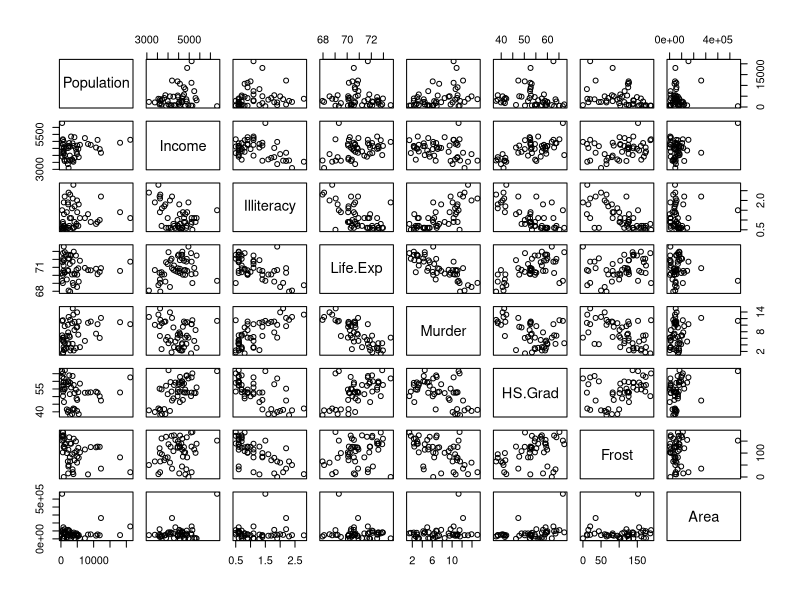
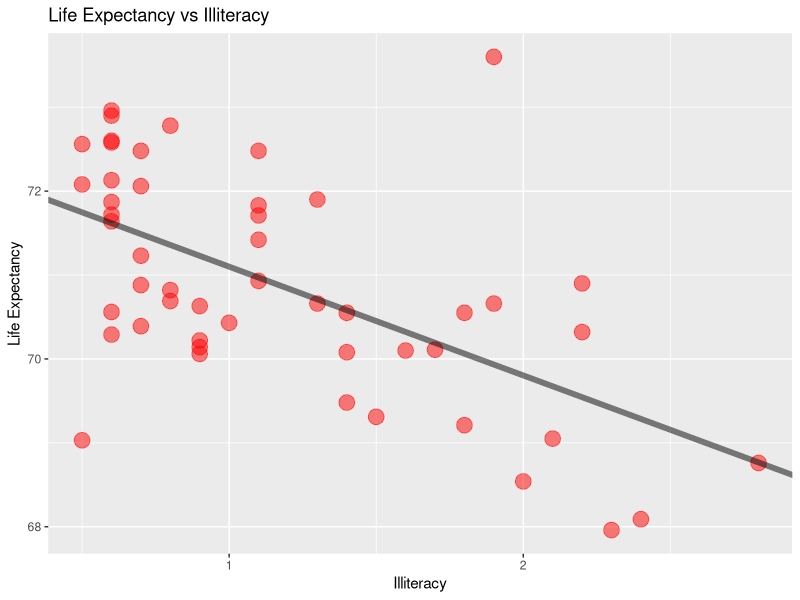
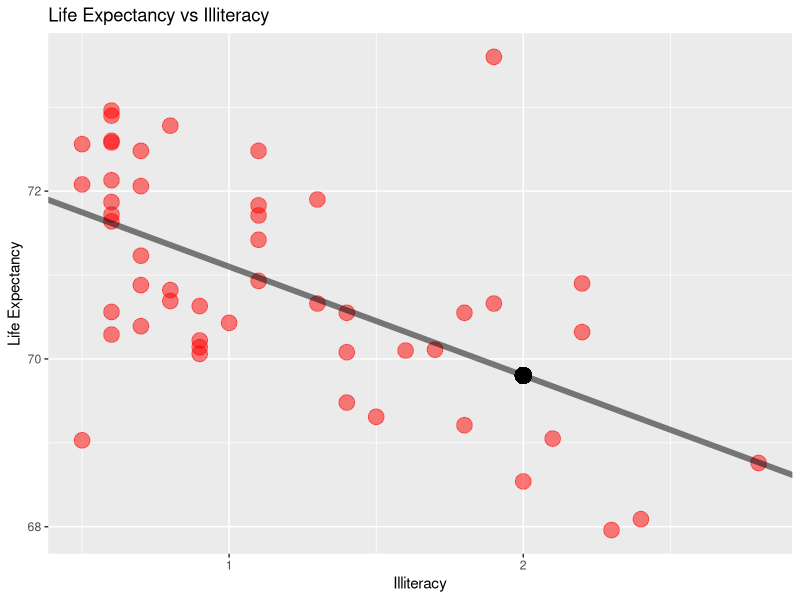

R code for these plots, in order:
## ---- chunk 1
data(state)
states <- data.frame(state.x77)
pairs(states)
## ---- chunk 2
mdl <- lm(Life.Exp ~ Illiteracy, data=states)
## ---- chunk 3
coef(mdl)
## ---- chunk 4
summary(mdl)$r.squared
## ---- chunk 5
suppressPackageStartupMessages(library(ggplot2))

g <- ggplot(states, aes(x=Illiteracy, y=Life.Exp), height=100) + 
    geom_point(color="red",
               size=5,
               alpha=.5) + 
    ylab("Life Expectancy") +
    xlab("Illiteracy") + 
    ggtitle("Life Expectancy vs Illiteracy") +
    geom_abline(intercept=coef(mdl)[1],
                slope=coef(mdl)[2],
                color="black",
                size=2,
                alpha=.5)
g
## ---- chunk 6
inputValue <- 2
inputValue
## ---- chunk 7
prediction <-
    predict(mdl,
            newdata=data.frame(Illiteracy=inputValue))
prediction
## ---- chunk 8
suppressPackageStartupMessages(library(ggplot2))

g <- ggplot(states, aes(x=Illiteracy, y=Life.Exp), height=100) + 
    geom_point(color="red",
               size=5,
               alpha=.5) + 
    ylab("Life Expectancy") +
    xlab("Illiteracy") + 
    ggtitle("Life Expectancy vs Illiteracy") +
    geom_abline(intercept=coef(mdl)[1],
                slope=coef(mdl)[2],
                color="black",
                size=2,
                alpha=.5) +
    geom_point(x=inputValue,
               y=prediction,
               color="black",
               size=5)
g
